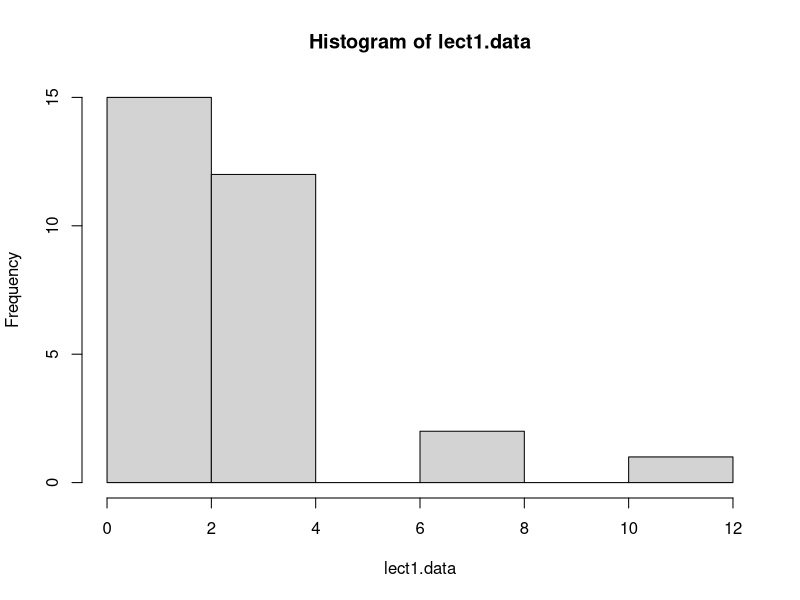
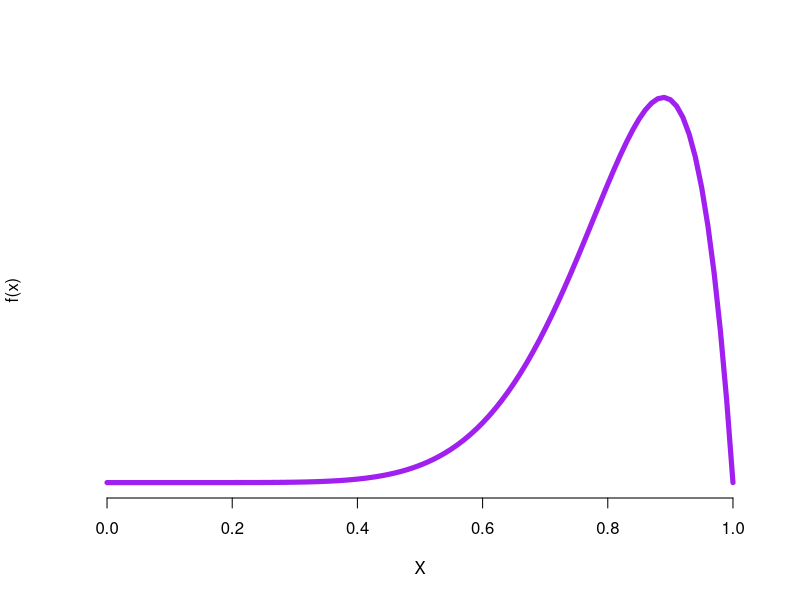
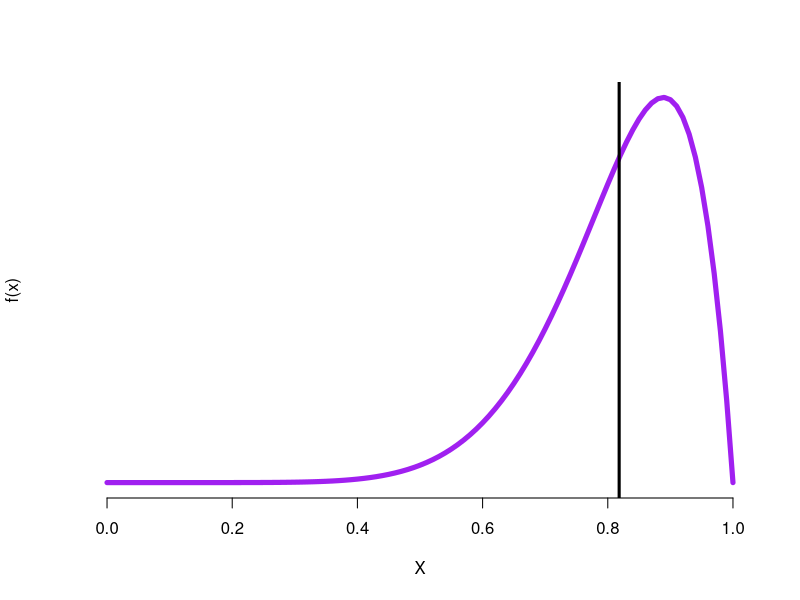

The R script that drew these images, in order:
###
# Maureen Kennedy
# TMATH 390 Lecture 1
# Data demonstration
# April 3, 2019
###
# Assign the data to an object
lect1.data=c(0.0,0.4,0.8,1.0,1.0,1.2,1.3,1.4,1.5,1.7,1.8,1.8,1.8,
             1.9,1.9,2.1,2.7,2.8,2.8,2.9,2.9,2.9,2.9,3.0,3.1,3.3,
             3.7,7.1,7.9,11.9)
# calculate the 5-number summary, plus the mean
summary(lect1.data)

# draw a histogram
hist(lect1.data)

######
# participation 1--sketch the density function
x.vals=seq(0,1,0.01)
y.vals=x.vals^8*(1-x.vals)
plot(x.vals,y.vals,type="l",lwd=5,col="purple",
     xlab="X",ylab="f(x)",axes=FALSE)
axis(1)

x.vals=seq(0,1,0.01)
y.vals=90*x.vals^8*(1-x.vals)
plot(x.vals,y.vals,type="l",lwd=5,col="purple",
     xlab="X",ylab="f(x)",axes=FALSE)
axis(1)
abline(v=9/11,lwd=3)
